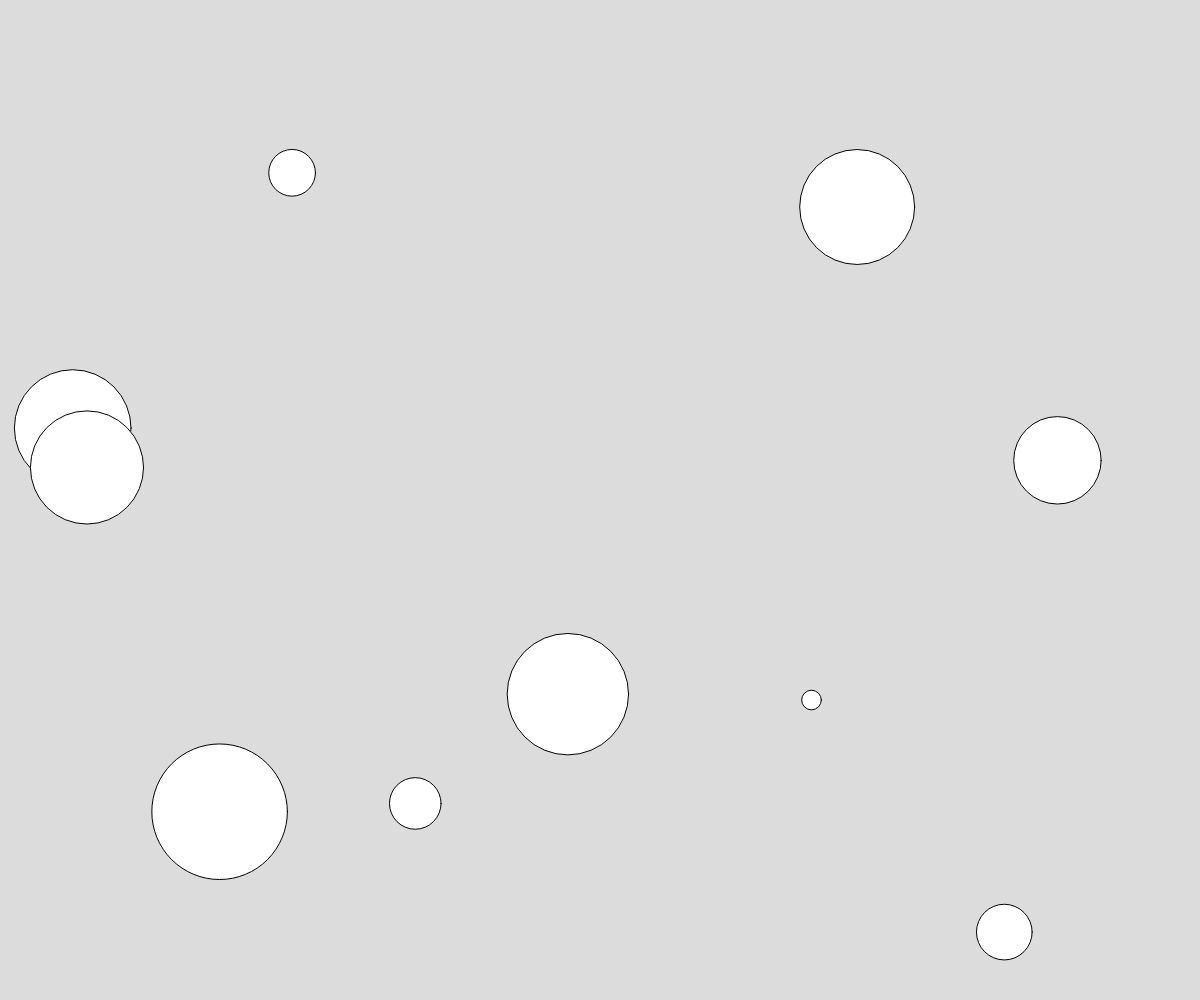
Frame 1 (no input)
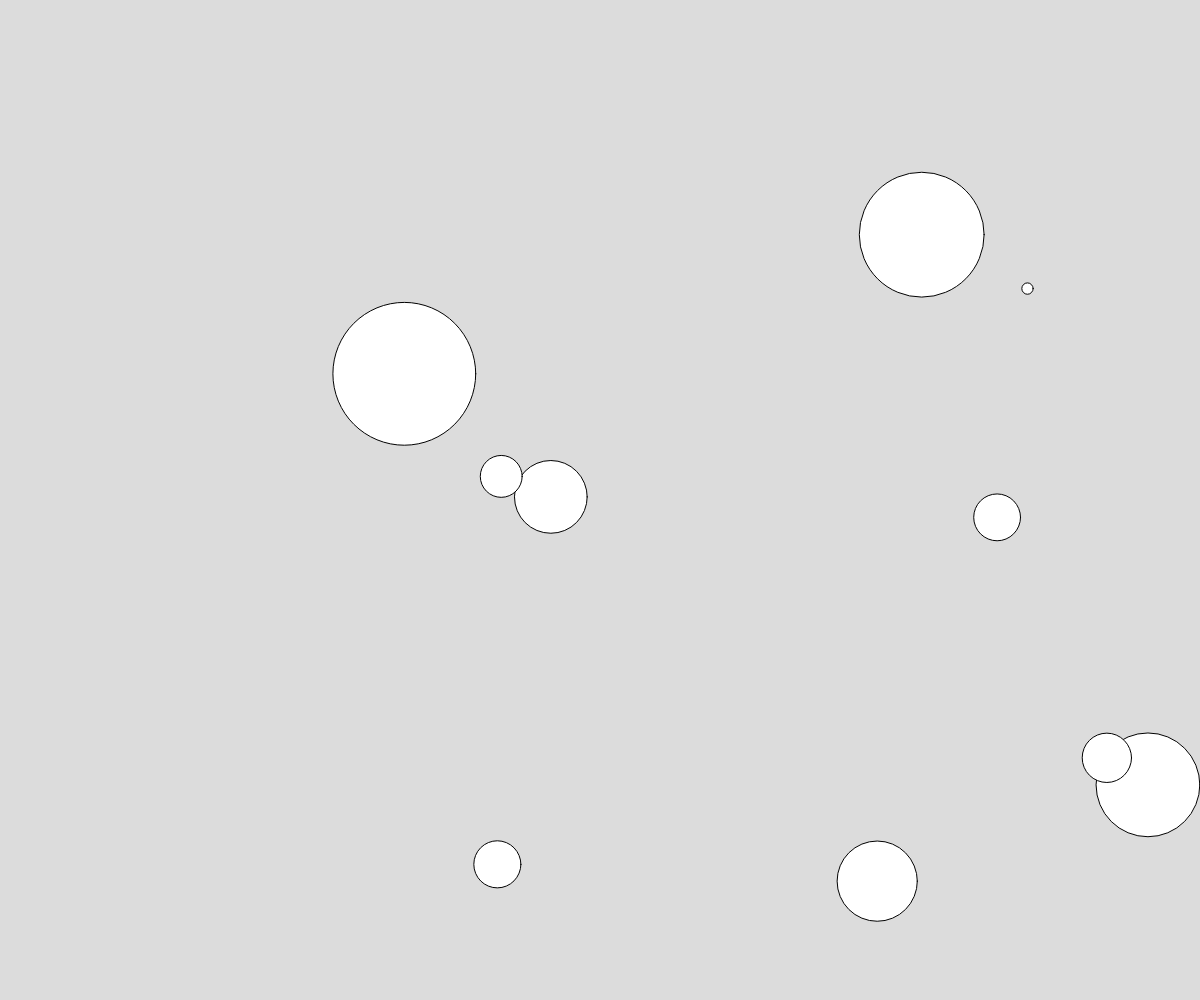
Frame 60 (no input)
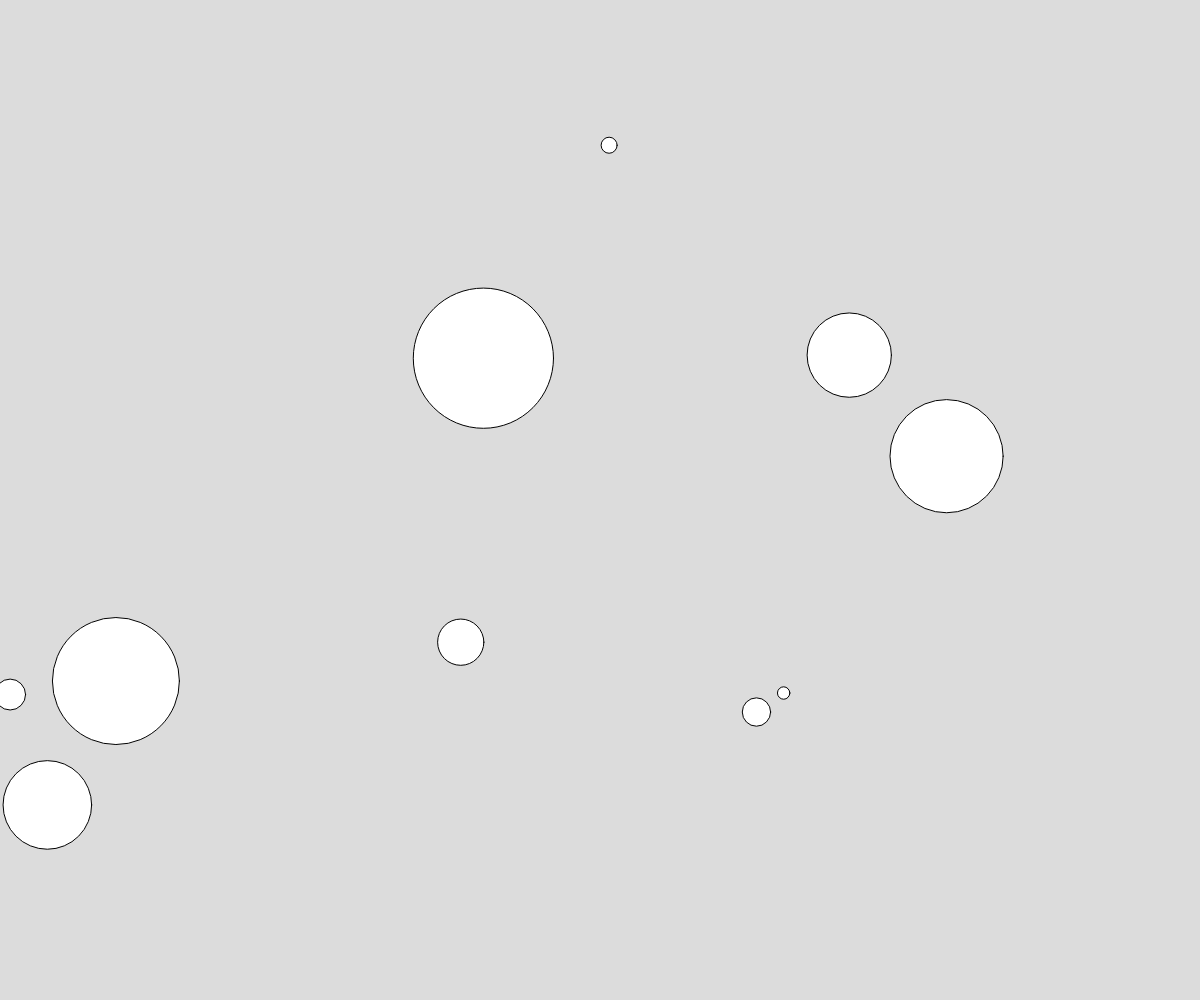
Frame 120 (the mouse pressed at the canvas centre since frame 60)

The p5.js sketch that drew these frames (run headless with seeded random() and noise() and a simulated clock; from frame 60 on, the mouse is pressed at the canvas centre):

// p5.js sketch
// ── sketch.js
// Project Title
// Your Name
// Date
//
// Extra for Experts:
// - describe what you did to take this project "above and beyond"
let NUM_CIRCLES = 10;

function setup() {
  createCanvas(windowWidth, windowHeight);
}

function circles(){
  let count = 0;
  while(count < NUM_CIRCLES){
    let x = random(0, width);
    let y = random(0,height);
    let s = random(10,150);
    circle(x, y, s);
    count++
  }
}

function renderCircles(){
  let smallest = circles[0].s;
  for (let c of cirles){
    noFill();
    circle(c.x, c.y, c.s);
    if(c.s < smallest){
      smallest = c.s;
    }
  }
}


function draw() {
  background(220);
  circles()
}
